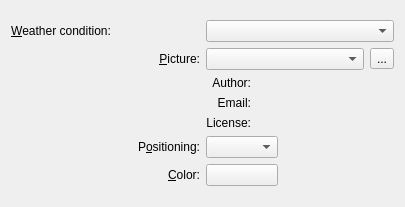
<?xml version="1.0" encoding="UTF-8"?>
<ui version="4.0">
 <class>weatherAdvanced</class>
 <widget class="QWidget" name="weatherAdvanced">
  <property name="geometry">
   <rect>
    <x>0</x>
    <y>0</y>
    <width>405</width>
    <height>207</height>
   </rect>
  </property>
  <layout class="QVBoxLayout" name="verticalLayout">
   <item>
    <layout class="QGridLayout" name="gridLayout_6">
     <item row="0" column="0">
      <layout class="QGridLayout" name="gridLayout_2">
       <item row="0" column="0">
        <widget class="QLabel" name="label_2">
         <property name="text">
          <string>&amp;Weather condition:</string>
         </property>
         <property name="buddy">
          <cstring>m_conditionCombo</cstring>
         </property>
        </widget>
       </item>
       <item row="1" column="0">
        <widget class="QLabel" name="label_3">
         <property name="text">
          <string>&amp;Picture:</string>
         </property>
         <property name="alignment">
          <set>Qt::AlignRight|Qt::AlignTrailing|Qt::AlignVCenter</set>
         </property>
         <property name="buddy">
          <cstring>m_wallpaperView</cstring>
         </property>
        </widget>
       </item>
      </layout>
     </item>
     <item row="0" column="1">
      <layout class="QGridLayout" name="gridLayout_4">
       <item row="0" column="0">
        <widget class="KComboBox" name="m_conditionCombo">
         <property name="sizePolicy">
          <sizepolicy hsizetype="Preferred" vsizetype="Fixed">
           <horstretch>1</horstretch>
           <verstretch>1</verstretch>
          </sizepolicy>
         </property>
        </widget>
       </item>
       <item row="1" column="0">
        <layout class="QHBoxLayout" name="horizontalLayout">
         <item>
          <widget class="KComboBox" name="m_wallpaperView">
           <property name="sizePolicy">
            <sizepolicy hsizetype="Preferred" vsizetype="Fixed">
             <horstretch>1</horstretch>
             <verstretch>1</verstretch>
            </sizepolicy>
           </property>
          </widget>
         </item>
         <item>
          <widget class="QToolButton" name="m_pictureUrlButton">
           <property name="toolTip">
            <string>Browse</string>
           </property>
           <property name="text">
            <string>...</string>
           </property>
          </widget>
         </item>
        </layout>
       </item>
      </layout>
     </item>
     <item row="1" column="0">
      <spacer name="horizontalSpacer_2">
       <property name="orientation">
        <enum>Qt::Horizontal</enum>
       </property>
       <property name="sizeHint" stdset="0">
        <size>
         <width>98</width>
         <height>20</height>
        </size>
       </property>
      </spacer>
     </item>
     <item row="1" column="1">
      <layout class="QGridLayout" name="gridLayout">
       <item row="0" column="0">
        <widget class="QLabel" name="m_authorLabel">
         <property name="text">
          <string>Author:</string>
         </property>
         <property name="alignment">
          <set>Qt::AlignRight|Qt::AlignTrailing|Qt::AlignVCenter</set>
         </property>
        </widget>
       </item>
       <item row="0" column="1">
        <widget class="QLabel" name="m_authorLine">
         <property name="sizePolicy">
          <sizepolicy hsizetype="Preferred" vsizetype="Fixed">
           <horstretch>1</horstretch>
           <verstretch>0</verstretch>
          </sizepolicy>
         </property>
         <property name="text">
          <string/>
         </property>
        </widget>
       </item>
       <item row="1" column="0">
        <widget class="QLabel" name="m_emailLabel">
         <property name="text">
          <string>Email:</string>
         </property>
         <property name="alignment">
          <set>Qt::AlignRight|Qt::AlignTrailing|Qt::AlignVCenter</set>
         </property>
        </widget>
       </item>
       <item row="1" column="1">
        <widget class="QLabel" name="m_emailLine">
         <property name="sizePolicy">
          <sizepolicy hsizetype="Preferred" vsizetype="Fixed">
           <horstretch>0</horstretch>
           <verstretch>0</verstretch>
          </sizepolicy>
         </property>
         <property name="text">
          <string/>
         </property>
        </widget>
       </item>
       <item row="2" column="0">
        <widget class="QLabel" name="m_licenseLabel">
         <property name="text">
          <string>License:</string>
         </property>
         <property name="alignment">
          <set>Qt::AlignRight|Qt::AlignTop|Qt::AlignTrailing</set>
         </property>
        </widget>
       </item>
       <item row="2" column="1">
        <widget class="QLabel" name="m_licenseLine">
         <property name="sizePolicy">
          <sizepolicy hsizetype="Preferred" vsizetype="Fixed">
           <horstretch>1</horstretch>
           <verstretch>0</verstretch>
          </sizepolicy>
         </property>
         <property name="text">
          <string/>
         </property>
         <property name="alignment">
          <set>Qt::AlignLeading|Qt::AlignLeft|Qt::AlignTop</set>
         </property>
        </widget>
       </item>
      </layout>
     </item>
     <item row="2" column="0">
      <layout class="QHBoxLayout" name="horizontalLayout_2">
       <item>
        <spacer name="horizontalSpacer_3">
         <property name="orientation">
          <enum>Qt::Horizontal</enum>
         </property>
         <property name="sizeHint" stdset="0">
          <size>
           <width>40</width>
           <height>20</height>
          </size>
         </property>
        </spacer>
       </item>
       <item>
        <layout class="QGridLayout" name="gridLayout_3">
         <item row="0" column="0">
          <widget class="QLabel" name="label_4">
           <property name="text">
            <string>P&amp;ositioning:</string>
           </property>
           <property name="alignment">
            <set>Qt::AlignRight|Qt::AlignTrailing|Qt::AlignVCenter</set>
           </property>
           <property name="buddy">
            <cstring>m_resizeMethod</cstring>
           </property>
          </widget>
         </item>
         <item row="1" column="0">
          <widget class="QLabel" name="label_5">
           <property name="text">
            <string>&amp;Color:</string>
           </property>
           <property name="alignment">
            <set>Qt::AlignRight|Qt::AlignTrailing|Qt::AlignVCenter</set>
           </property>
           <property name="buddy">
            <cstring>m_color</cstring>
           </property>
          </widget>
         </item>
        </layout>
       </item>
      </layout>
     </item>
     <item row="2" column="1">
      <layout class="QGridLayout" name="gridLayout_5">
       <item row="0" column="0">
        <widget class="KComboBox" name="m_resizeMethod">
         <property name="sizePolicy">
          <sizepolicy hsizetype="Preferred" vsizetype="Fixed">
           <horstretch>0</horstretch>
           <verstretch>0</verstretch>
          </sizepolicy>
         </property>
        </widget>
       </item>
       <item row="1" column="0">
        <widget class="KColorButton" name="m_color">
         <property name="sizePolicy">
          <sizepolicy hsizetype="Minimum" vsizetype="Fixed">
           <horstretch>0</horstretch>
           <verstretch>0</verstretch>
          </sizepolicy>
         </property>
         <property name="color">
          <color>
           <red>70</red>
           <green>90</green>
           <blue>130</blue>
          </color>
         </property>
         <property name="defaultColor">
          <color>
           <red>70</red>
           <green>90</green>
           <blue>130</blue>
          </color>
         </property>
        </widget>
       </item>
       <item row="0" column="1">
        <spacer name="horizontalSpacer">
         <property name="orientation">
          <enum>Qt::Horizontal</enum>
         </property>
         <property name="sizeHint" stdset="0">
          <size>
           <width>40</width>
           <height>20</height>
          </size>
         </property>
        </spacer>
       </item>
      </layout>
     </item>
    </layout>
   </item>
  </layout>
 </widget>
 <customwidgets>
  <customwidget>
   <class>KColorButton</class>
   <extends>QPushButton</extends>
   <header>kcolorbutton.h</header>
  </customwidget>
  <customwidget>
   <class>KComboBox</class>
   <extends>QComboBox</extends>
   <header>kcombobox.h</header>
  </customwidget>
 </customwidgets>
 <resources/>
 <connections/>
</ui>
